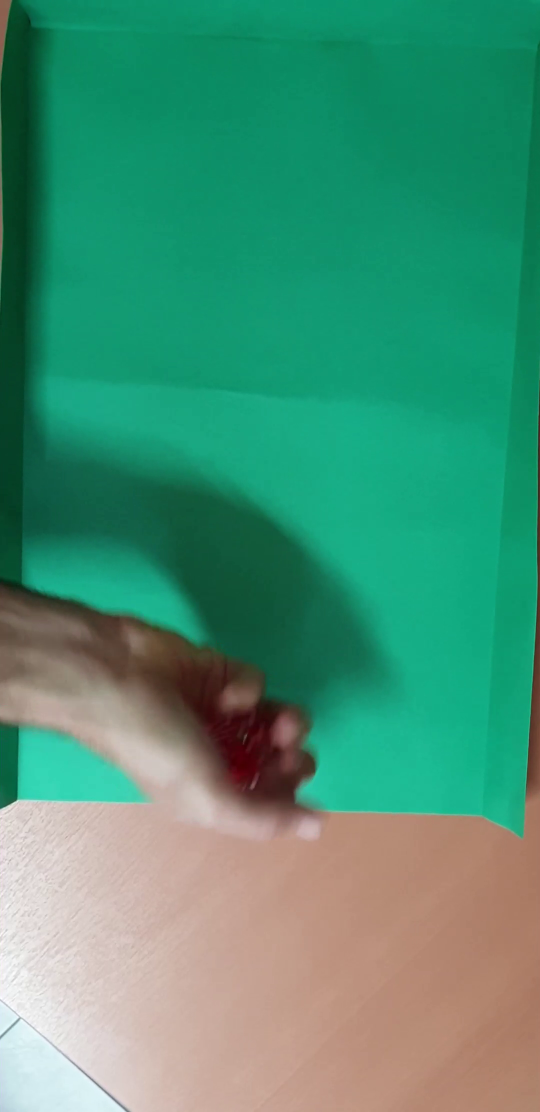
#> input picture frame 14 of Final/tirada_1.mp4, 1080 x 2224 px (shown at 1/2 size)
$ python video.py
#> lines starting #> are read from the running program, lines starting #| are printed output that depends on the picture; after the words box and inside, x2 and y2 are one past the last pixel; in counts of white or black regions, pixels touching at a corner belong together; pictures that were not available may be replaced by others from this repository, and a replacement may not be noted
import numpy as np
import cv2

videos = ["tirada_1.mp4", "tirada_2.mp4", "tirada_3.mp4", "tirada_4.mp4"]

for f in videos:

    cap = cv2.VideoCapture(f)
    width = int(cap.get(cv2.CAP_PROP_FRAME_WIDTH))
    height = int(cap.get(cv2.CAP_PROP_FRAME_HEIGHT))
    fps = int(cap.get(cv2.CAP_PROP_FPS))
    n_frames = int(cap.get(cv2.CAP_PROP_FRAME_COUNT))

    f_split = f.split(".", 2)
    f_out = f_split[0] + "_out." + f_split[1]

    #cv2.VideoWriter_fourcc(*'mp4v')
    out = cv2.VideoWriter(f_out, -1, fps, (width, height))

    # Máscara de los dados del n frame anterior
    mask_dados_ant = None

    while (cap.isOpened()):
        ret, frame = cap.read()
#> frame is the input picture: shape (2224, 1080, 3); mean B, G, R 116.6, 145.4, 73.4
        if ret == True:

            # --- Procesamiento ---------------------------------------------
            mask_dados = np.zeros((height, width, 3), dtype=np.uint8)

            frame_out = frame.copy()

            # Nro de frame
            id = cap.get(1)
            cv2.putText(frame_out, "Frame: {:d}".format(int(id)), org=(
                100, 100), fontFace=cv2.FONT_HERSHEY_SIMPLEX, fontScale=1, color=(0, 255, 0), thickness=2, lineType=cv2.LINE_AA)
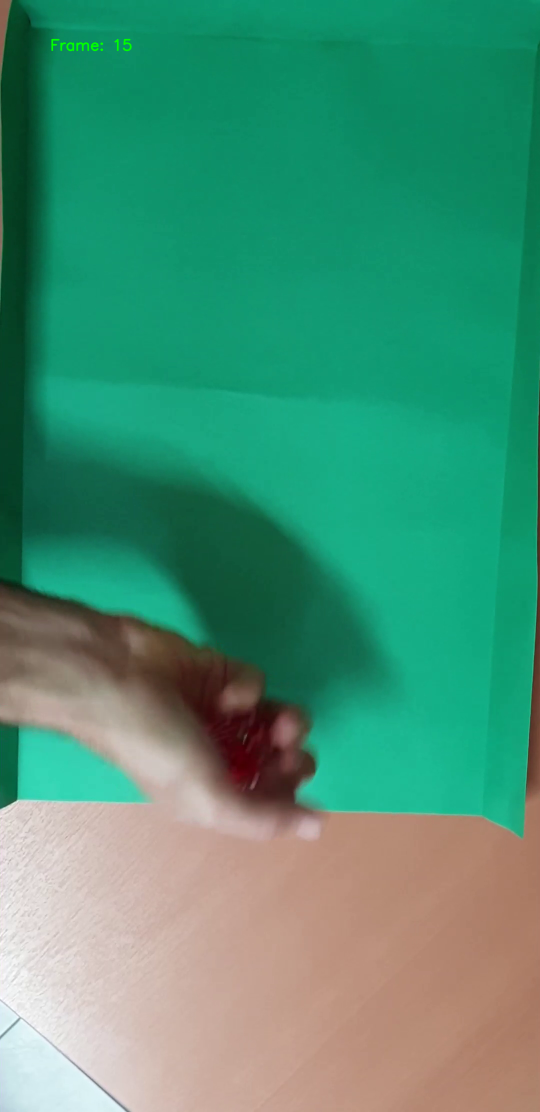
#> frame_out: shape (2224, 1080, 3) (shown at 1/2 size); 0.07% of pixels changed, all inside (x1, y1, x2, y2) = (102, 77, 264, 103)

            # Filtrado por color
            # PI_03c_Color_Segmentacion_CIELAB_video.py
            # filtrado_cielab.py
            low_color = (0, 75, 130)
            high_color = (255, 123, 150)
            frame_LAB = cv2.cvtColor(frame, cv2.COLOR_BGR2LAB)
#> frame_LAB: shape (2224, 1080, 3); mean of channels 0, 1, 2 144.1, 104.6, 139.2
            frame_threshold = cv2.inRange(frame_LAB, low_color, high_color)
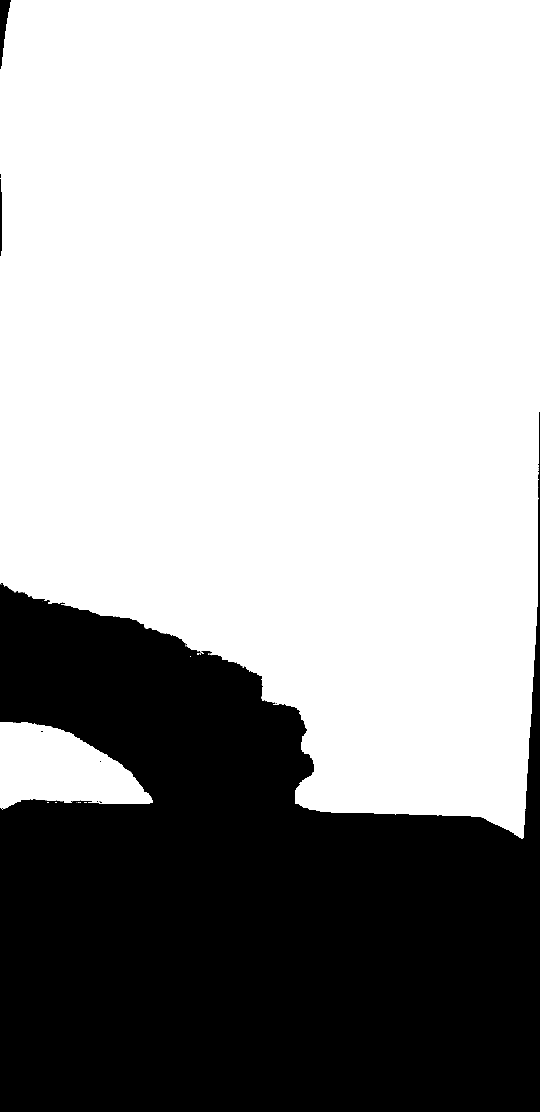
#> frame_threshold: shape (2224, 1080) (shown at 1/2 size); 65.4% white; 21 black regions (18 under 20 px)

            # Contornos
            contours, hierarchy = cv2.findContours(frame_threshold, cv2.RETR_LIST, cv2.CHAIN_APPROX_NONE)
#> contours = 40 contours, 38 with area under 20; largest, box (x1, y1, x2, y2) and area: (0, 0, 1080, 1678) 1532618, (0, 1444, 306, 1620) 35175

            count_dados = 0
            for ii, cnt in enumerate(contours):
                x,y,w,h = cv2.boundingRect(contours[ii])
                area = cv2.contourArea(cnt)
                aspect_ratio = float(w)/h
                leftmost = tuple(cnt[cnt[:,:,0].argmin()][0])
                rightmost = tuple(cnt[cnt[:,:,0].argmax()][0])
                topmost = tuple(cnt[cnt[:,:,1].argmin()][0])
                bottommost = tuple(cnt[cnt[:,:,1].argmax()][0])

                # Descriptores geométricos - Area y Relación de Aspecto (Alargamiento)
                if (area > 4000 and area < 6000 and aspect_ratio>=0.85 and aspect_ratio<=1.15):
                    _ = cv2.rectangle(frame_out, (x,y), (x+w,y+h), color=(255, 0, 0), thickness=2)
                    _ = cv2.drawContours(mask_dados, contours, contourIdx=ii, color=(255, 255, 255), thickness=cv2.FILLED)
                    count_dados += 1
#> this loop made 40 passes
#> (x, y, w, h, area, aspect_ratio, rightmost, bottommost) on pass 16: (0, 1444, 306, 176, 35175, 1.74, (305, 1605), (4, 1619))
#> (x, y, w, h, area, aspect_ratio, leftmost, rightmost) on pass 40: (0, 0, 1080, 1678, 1532618.5, 0.644, (0, 138), (1079, 823))
#> mask_dados: shape (2224, 1080, 3); every value is 0
#> after the loop, count_dados = 0

            # RMSE mask_dados actual vs mask_dados_ant (máscara anterior)
            # Si tengo un frame previo, comparo con el actual via RMSE y determino si la img. está en reposo.
            # No funciona bien con la imagen original. Cambios de ilumanción / enfoque alteran esto.

            reposo = False
            if not mask_dados_ant is None:

                # Calculo el rmse sólo si hay 5 dados
                if count_dados==5:
                    rmse = np.sqrt(np.mean((mask_dados_ant.astype(float) - mask_dados.astype(float)) ** 2))
                    cv2.putText(frame_out, "RMSE: {:f}".format(rmse), org=(100, 135), fontFace=cv2.FONT_HERSHEY_SIMPLEX,
                            fontScale=1, color=(255, 0, 0), thickness=2, lineType=cv2.LINE_AA)
                else:
                    cv2.putText(frame_out, "RMSE: -", org=(100, 135), fontFace=cv2.FONT_HERSHEY_SIMPLEX,
                            fontScale=1, color=(255, 0, 0), thickness=2, lineType=cv2.LINE_AA)

                # Si la cantidad de dados es 5 y el RMSE es menor a 10, implica reposo
                if count_dados==5 and rmse < 10:
                    reposo = True
                    cv2.rectangle(frame_out, (5,5), (width-5,height-5), (0,255,255), 5)

            #Determinar valores de los dados
            if reposo:

                dados = cv2.bitwise_and(frame, frame, mask=cv2.cvtColor(mask_dados, cv2.COLOR_BGR2GRAY))
                frame_pre = cv2.bitwise_or(dados, ~mask_dados)
                frame_pre = cv2.cvtColor(frame_pre, cv2.COLOR_BGR2GRAY)

                # Filtro de Mediana
                frame_pre = cv2.medianBlur(frame_pre, 7)
                # # Umbralado
                umbral, frame_pre = cv2.threshold(frame_pre, thresh=150, maxval=255, type=cv2.THRESH_BINARY)

                # Clausura
                frame_pre = cv2.morphologyEx(frame_pre, cv2.MORPH_CLOSE,
                    cv2.getStructuringElement(cv2.MORPH_RECT,(3,3)))

                # Contornos
                # hierarchy: [Next, Previous, First_Child, Parent]
                contours, hierarchy = cv2.findContours(frame_pre, cv2.RETR_TREE, cv2.CHAIN_APPROX_NONE)

                for ii, cnt in enumerate(contours):

                    # Contornos nivel 0 - hijos del contorno principal
                    if hierarchy[0][ii][3]==0:

                        # Cantidad contornos hijos del contorno
                        hijos = 0
                        for jj in range(len(contours)):
                            if hierarchy[0][jj][3]==ii:
                                hijos += 1

                        x,y,w,h = cv2.boundingRect(contours[ii])

                        cv2.putText(frame_out, str(hijos), org=(x, y), fontFace=cv2.FONT_HERSHEY_SIMPLEX,
                             fontScale=1, color=(0, 0, 255), thickness=2, lineType=cv2.LINE_AA)

                frame_pre = cv2.cvtColor(frame_pre, cv2.COLOR_GRAY2BGR)
            else:
                frame_pre = mask_dados

            # --- Visualización ---------------------------------------------
            frame_resized_pre = cv2.resize(frame_pre, dsize=(
                int(width / 3), int(height / 3)))
#> frame_resized_pre: shape (741, 360, 3); every value is 0
            frame_resized_out = cv2.resize(frame_out, dsize=(
                int(width / 3), int(height / 3)))
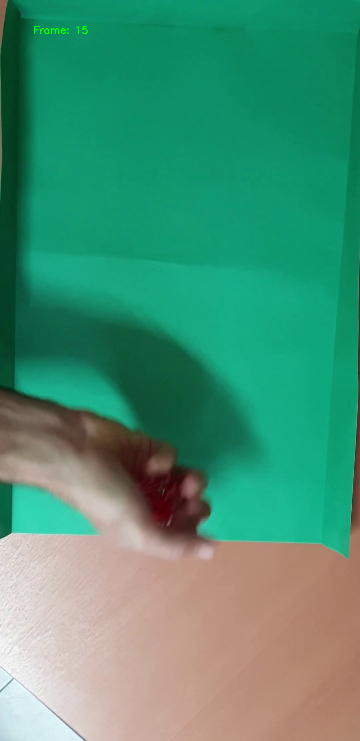
#> frame_resized_out: shape (741, 360, 3); mean B, G, R 116.5, 145.4, 73.3

            cv2.imshow(f, np.concatenate((frame_resized_pre, frame_resized_out), axis=1))
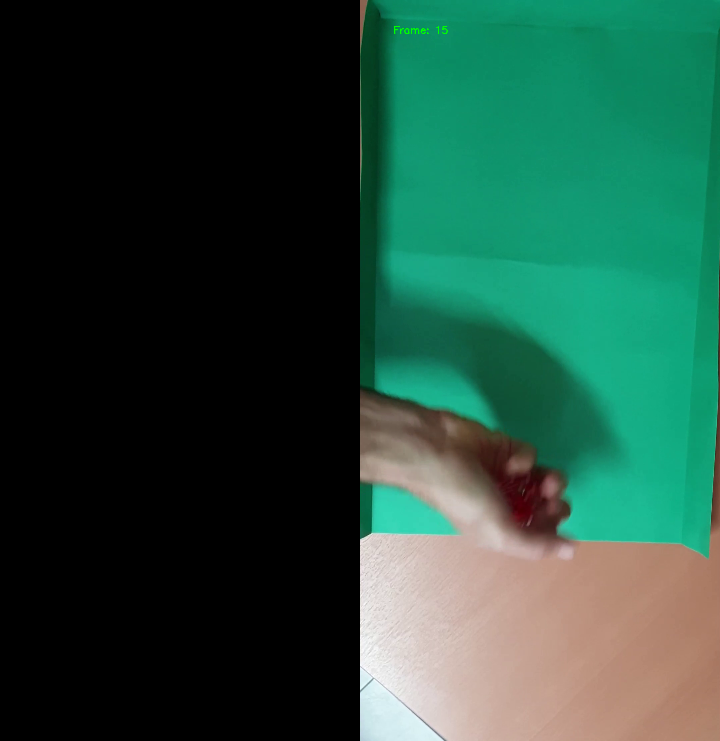
#> window 'tirada_1.mp4': shape (741, 720, 3); mean B, G, R 58.2, 72.7, 36.7

            # --- Salida ----------------------------------------------------
            # grabo frame
            out.write(frame_out)

            # Se alamacena el frame actual para calcular la diferencia con el próximo frame
            # La actualización de esta variable ocurre cada n frames (en el código 2)
            if id % 2 == 0:
                 mask_dados_ant = mask_dados.copy()

            if cv2.waitKey(25) & 0xFF == ord('q'):
#> (key q is pressed here)
                break
        else:
            break

    cap.release()
    out.release()
    cv2.destroyAllWindows()

$ run again, starting later in the video
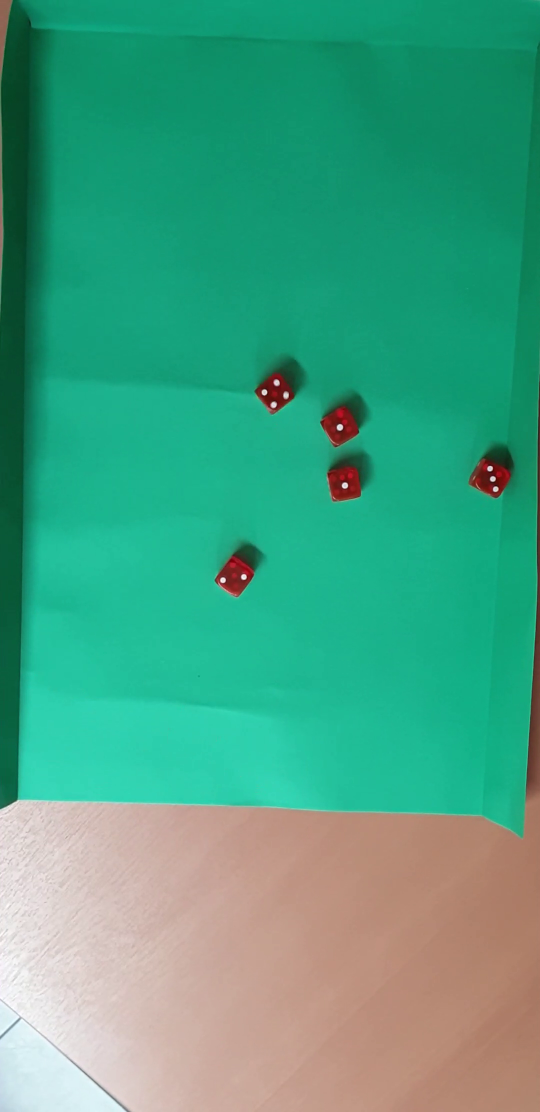
#> input picture frame 65 of Final/tirada_1.mp4, 1080 x 2224 px (shown at 1/2 size)
#> frame is the input picture: shape (2224, 1080, 3); mean B, G, R 130.6, 161, 71.8
#> frame_LAB: shape (2224, 1080, 3); mean of channels 0, 1, 2 157.6, 100, 138.5
#> `frame_threshold = cv2.inRange(frame_LAB, low_color, high_color)`:
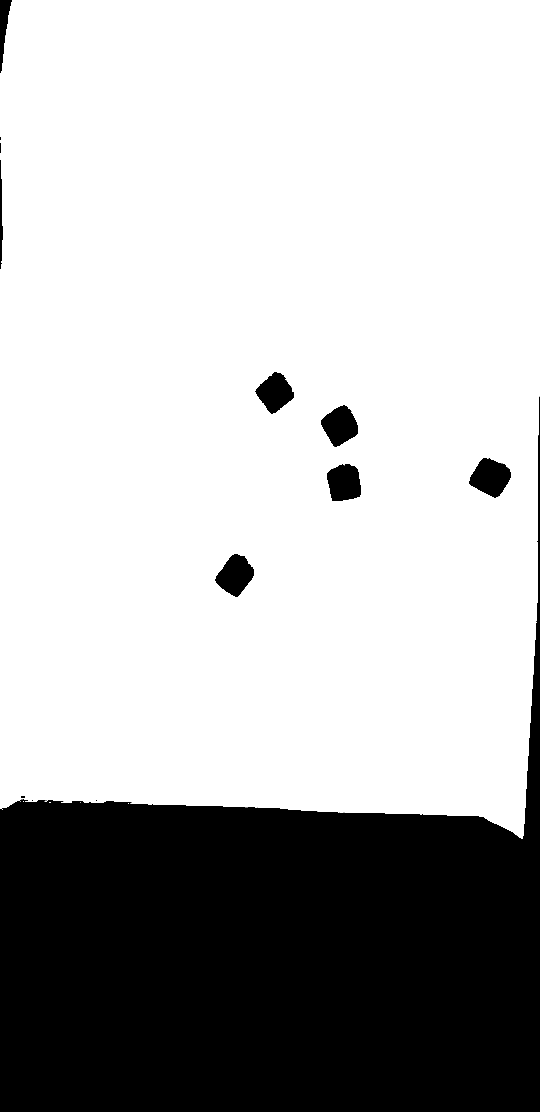
#> frame_threshold: shape (2224, 1080) (shown at 1/2 size); 71.5% white; 18 black regions (8 under 20 px)
#> contours = 22 contours, 15 with area under 20; largest, box (x1, y1, x2, y2) and area: (0, 0, 1080, 1678) 1735002, (937, 915, 1023, 997) 4570, (429, 1107, 509, 1195) 4334, (653, 927, 723, 1003) 4222, (641, 809, 717, 895) 4191, (509, 743, 589, 829) 4070, (41, 1591, 51, 1597) 43
#> the loop `for ii, cnt in enumerate(contours):` made 22 passes
#> (x, y, w, h, area, aspect_ratio, leftmost, rightmost) on passes 9, 13, 15, 16, 20, 21, 22: (41, 1591, 10, 6, 43, 1.67, (41, 1592), (50, 1592)), (429, 1107, 80, 88, 4334, 0.909, (429, 1161), (508, 1138)), (653, 927, 70, 76, 4222, 0.921, (653, 959), (722, 970)), (937, 915, 86, 82, 4570.5, 1.05, (937, 967), (1022, 944)), (641, 809, 76, 86, 4191, 0.884, (641, 849), (716, 850)), (509, 743, 80, 86, 4069.5, 0.93, (509, 783), (588, 784)), (0, 0, 1080, 1678, 1735002.5, 0.644, (0, 146), (1079, 792))
#> after the loop `for ii, cnt in enumerate(contours):`: count_dados = 5
#> `cv2.imshow(f, np.concatenate((frame_resized_pre, frame_resized_out), a..`:
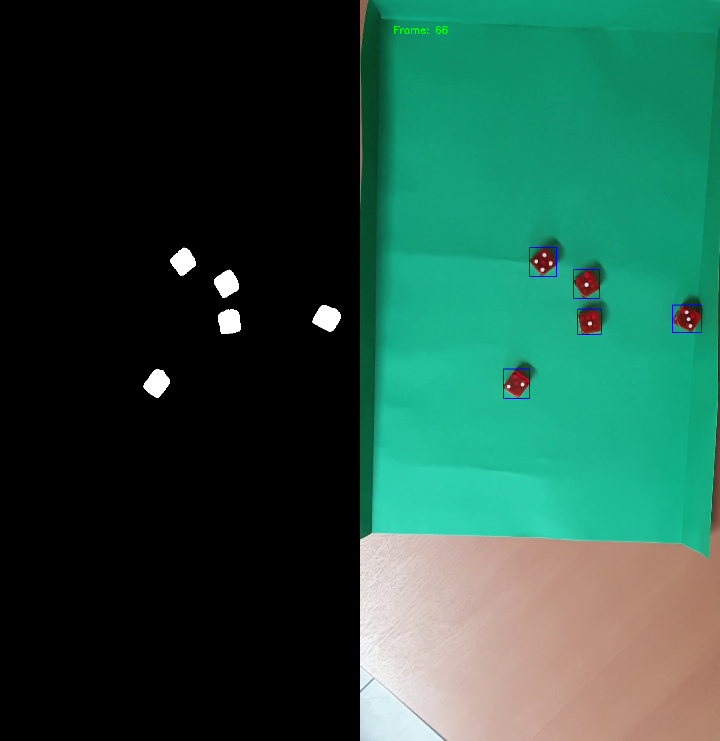
#> window 'tirada_1.mp4': shape (741, 720, 3); mean B, G, R 66.6, 81.6, 37

$ run again, starting later in the video
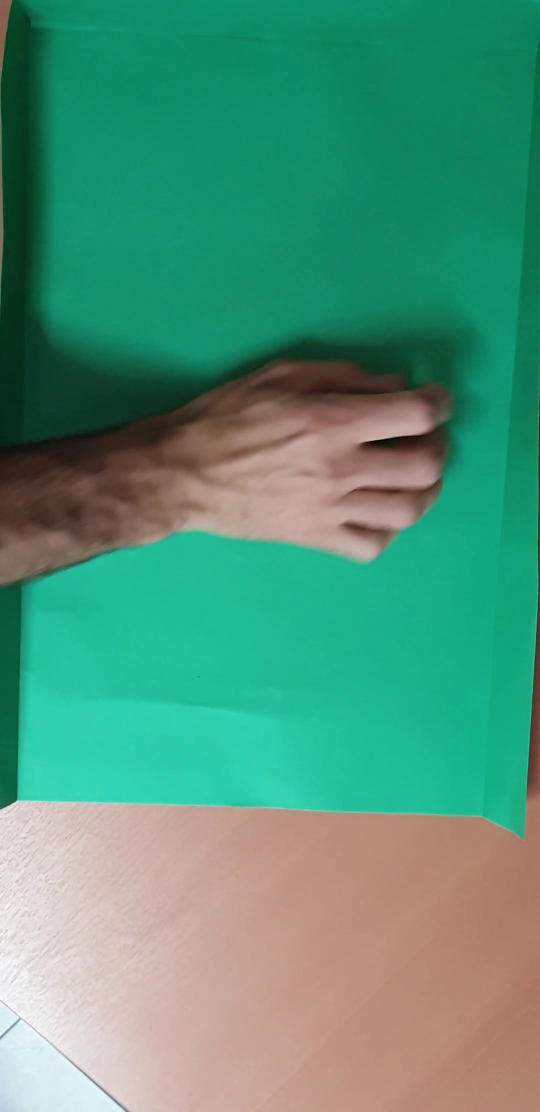
#> input picture frame 116 of Final/tirada_1.mp4, 1080 x 2224 px (shown at 1/2 size)
#> frame is the input picture: shape (2224, 1080, 3); mean B, G, R 120.7, 147.4, 80.8
#> frame_out: shape (2224, 1080, 3); 0.07% of pixels changed, all inside (x1, y1, x2, y2) = (102, 77, 284, 103)
#> frame_LAB: shape (2224, 1080, 3); mean of channels 0, 1, 2 146.6, 106.6, 138.4
#> `frame_threshold = cv2.inRange(frame_LAB, low_color, high_color)`:
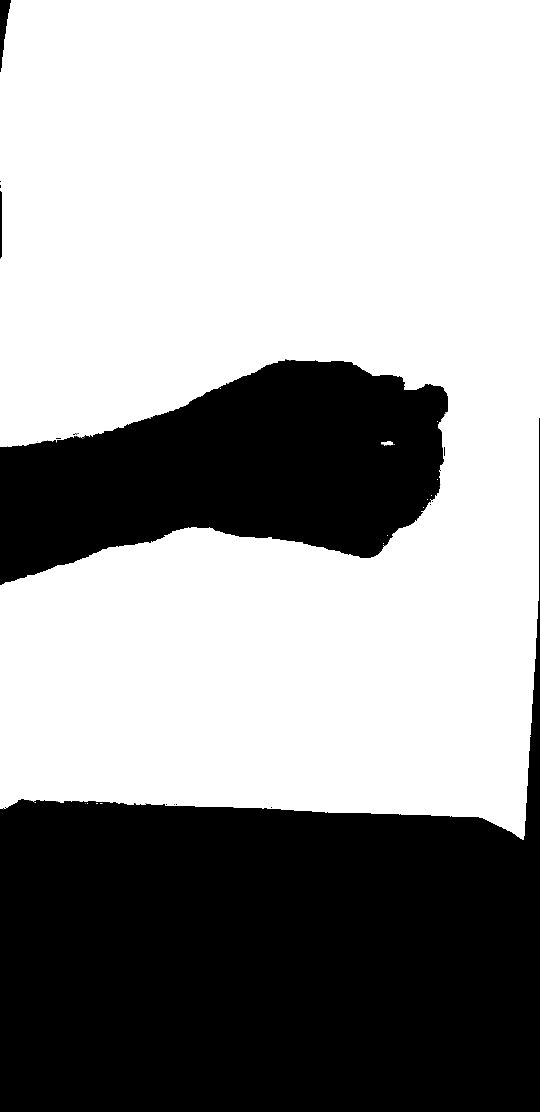
#> frame_threshold: shape (2224, 1080) (shown at 1/2 size); 61.7% white; 22 black regions (16 under 20 px)
#> contours = 54 contours, 50 with area under 20; largest, box (x1, y1, x2, y2) and area: (0, 0, 1080, 1680) 1478334, (762, 882, 790, 892) 125, (887, 893, 891, 913) 55, (111, 875, 123, 879) 31
#> the loop `for ii, cnt in enumerate(contours):` made 54 passes
#> (x, y, w, h, area, aspect_ratio, leftmost, rightmost) on passes 27, 30, 33, 54: (887, 893, 4, 20, 55, 0.2, (887, 894), (890, 894)), (762, 882, 28, 10, 125, 2.8, (762, 884), (789, 889)), (111, 875, 12, 4, 31, 3, (111, 876), (122, 876)), (0, 0, 1080, 1680, 1478334.5, 0.643, (0, 144), (1079, 835))
#> after the loop `for ii, cnt in enumerate(contours):`: count_dados = 0
#> frame_resized_pre: shape (741, 360, 3); every value is 0
#> `cv2.imshow(f, np.concatenate((frame_resized_pre, frame_resized_out), a..`:
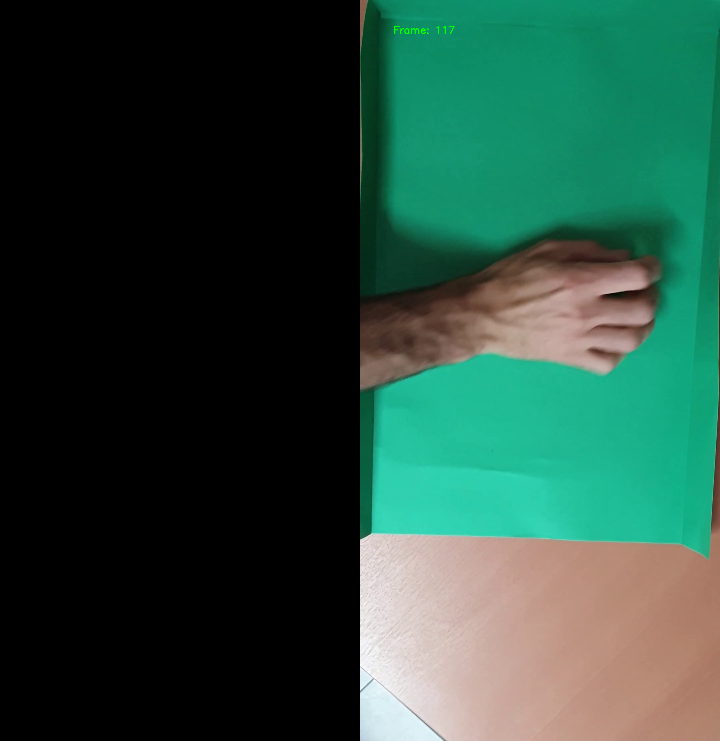
#> window 'tirada_1.mp4': shape (741, 720, 3); mean B, G, R 60.3, 73.7, 40.4
